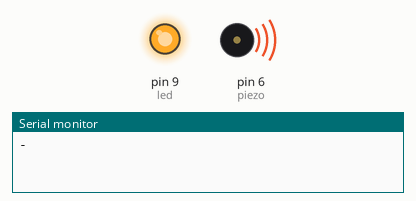
Recording of a sketch running on a simulated Arduino Uno, built with avr-gcc and run on an emulated ATmega328P. On the bench: output pins drawn as LEDs (lit = HIGH), buzzer (waves = sounding), the last lines printed to the serial monitor.

Above: at 0.1 s.
At 20.1 s:
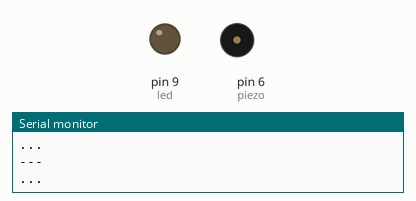
Timing chart, 0 to 21.6 s (numbered marks = the images above):
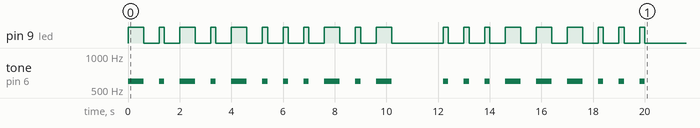

The sketch:

morseCode.ino
```cpp
#define TimeDot 200
#define TimeDash TimeDot*3
#define TimeSpaceBC TimeDash //Between characters
#define TimeSpaceBW TimeDot*7 //Between words
int led;
int piezo;
char* input="tarik sos";
int i=0;

const char* morse[] = {".-", "-...", "-.-.", "-..", ".", "..-.", "--.", "....", "..", ".---", "-.-", ".-..", "--", "-.", "---", ".--.", "--.-", ".-.", "...", "-", "..-", "...-", ".--", "-..-", "-.--", "--..", "-----", ".----", "..---", "...--", "....-", ".....", "-....", "--...", "---..", "----."};

const char chars[] = {'A', 'B', 'C', 'D', 'E', 'F', 'G', 'H', 'I', 'J', 'K', 'L', 'M', 'N', 'O', 'P', 'Q', 'R', 'S', 'T', 'U', 'V', 'W', 'X', 'Y', 'Z', '0', '1', '2', '3', '4', '5', '6', '7', '8', '9'};

void trigger(int duration){
    digitalWrite(led, HIGH);
    tone(piezo, 600,duration);
    delay(duration);
    digitalWrite(led, LOW);
}
void setup()
{
  led=9;
  piezo=6;
  pinMode(led, OUTPUT);
  pinMode(piezo, OUTPUT);
  Serial.begin(9600);
}

void toMorseCode(char c) {
  if (c == ' ') {
    delay(TimeSpaceBW);
  } else {
    int index = findCharIndex(c);
    if (index != -1) {
      Serial.println(morse[index]);
      playMorseCode(morse[index]);
    }
  }
}

int findCharIndex(char c) {
  for (int j = 0; j < 36; j++) {
    if (c == chars[j]) {
      return j;
    }
  }
  return -1;
}

void playMorseCode(const char* morseCode) {
  for (int k = 0; k < strlen(morseCode); k++) {
    if (morseCode[k] == '-') {
      trigger(TimeDash);
    } else if (morseCode[k] == '.') {
      trigger(TimeDot);
    }
    delay(TimeSpaceBC);
  }
}

void loop()
{
  if(i<strlen(input)){
    toMorseCode(toupper(input[i]));
    i++;
  }
}
```

Measured:
- by itself, pin 9 (led): LOW → HIGH at 0.00 s, → LOW 0.60 s later, → HIGH 0.60 s later, → LOW 0.20 s later, … (40 changes in this stretch)
- by itself, tone on pin 6 (piezo): plays 600 Hz for 0.60 s, 600 Hz for 0.20 s, 600 Hz for 0.60 s, 600 Hz for 0.20 s, 600 Hz for 0.60 s, 600 Hz for 0.20 s … (20 notes in this stretch)
